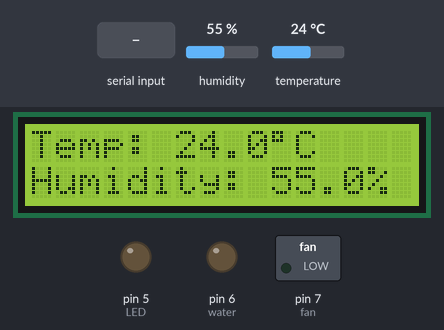
Bench run of a sketch on a simulated Arduino Uno, built with avr-gcc and run on an emulated ATmega328P. Shown: 16×2 character LCD, switched loads named in the sketch (green lamp = pin HIGH), output pins drawn as LEDs (lit = HIGH). The inputs (shaded band) are chosen by the test bench; at power-on: temperature 24 °C, humidity 55 %. What the sketch prints to the serial monitor is not drawn.

Above: at 1.2 s.
1.3 s: temperature set to 4 °C
At 3.1 s:
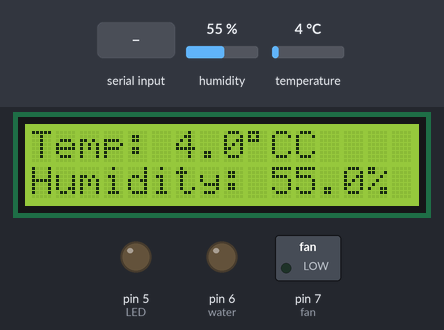
3.7 s: "a" received over the second serial link
At 4.9 s:
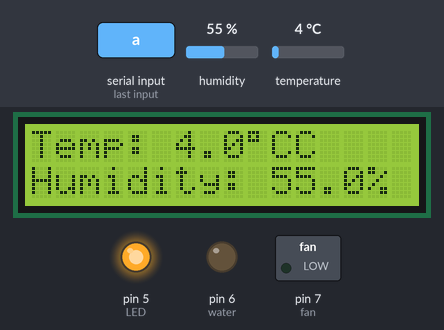
5.2 s: "c" received over the second serial link
At 6.2 s:
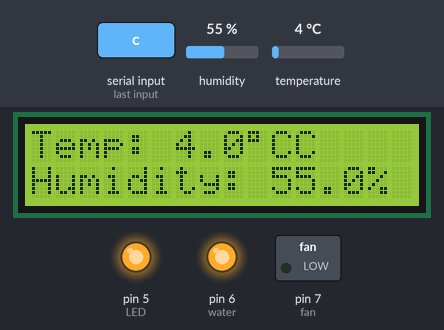
6.9 s: "b" received over the second serial link
At 7.5 s:
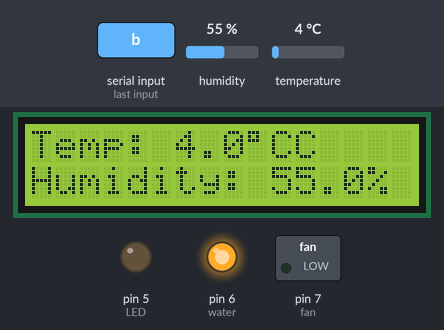
8.5 s: "e" received over the second serial link
At 9.1 s:
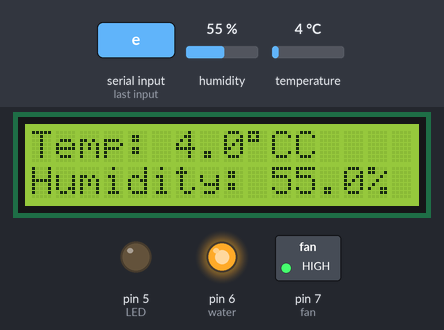
10.0 s: "d" received over the second serial link
At 11.6 s:
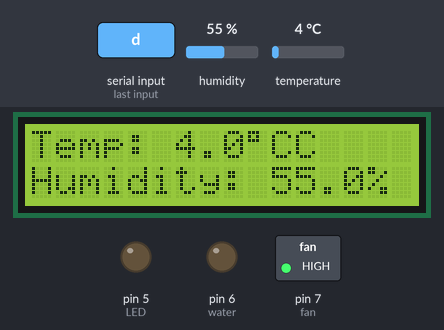
Timing chart, 0 to 12.6 s (numbered marks = the images above; inputs shaded):
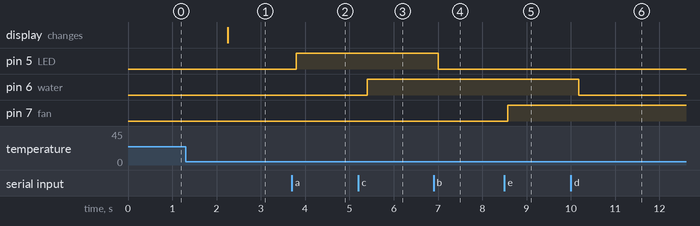

Measured:
- after the input at 1.3 s, the display: changes after 0.95 s (image 1)
- after the input at 3.7 s, pin 5 (LED): LOW → HIGH after 0.10 s
- after the input at 5.2 s, pin 6 (water): LOW → HIGH after 0.20 s
- after the input at 6.9 s, pin 5 (LED): HIGH → LOW after 0.10 s
- after the input at 8.5 s, pin 7 (fan): LOW → HIGH after 0.08 s
- after the input at 10.0 s, pin 6 (water): HIGH → LOW after 0.18 s

The sketch:

sketch_jul22a_Smart_Garden_2.ino
```cpp
#include <Wire.h>
#include <LiquidCrystal_I2C.h>
#include <DHT.h>
#include <SoftwareSerial.h>

// 初始化元件 VCC -> 3.3, 5V都行 ; LCD ->5V
DHT dht(2, DHT11); // DH out -> 2
LiquidCrystal_I2C lcd(0x27, 16, 2); // LCD SCL -> A5("右"上), SDA -> A4(AREF上面) VCC -> "5V"
SoftwareSerial BT(10, 11); // 藍芽TX -> arduino 10, RX -> arduino 11

int LED = 5;
int water = 6;
int fan = 7;
char LEDstatus;

void setup() {
  Serial.begin(9600);
  BT.begin(9600);  // 設定藍牙通訊速率

  pinMode(LED, OUTPUT);
  pinMode(water, OUTPUT);
  pinMode(fan, OUTPUT);

  dht.begin();
  lcd.init();
  lcd.backlight();
  lcd.clear();
}

void loop() {
  // 讀取溫濕度數據
  float h = dht.readHumidity();
  float t = dht.readTemperature();

  // 顯示溫度和濕度
  if (!isnan(h) && !isnan(t)) {
    lcd.setCursor(0, 0);
    lcd.print("Temp: ");
    lcd.print(t, 1);
    lcd.print((char) 0xDF);
    lcd.print("C");

    lcd.setCursor(0, 1);
    lcd.print("Humidity: ");
    lcd.print(h, 1);
    lcd.print("%");
  } else {
    lcd.setCursor(0, 0);
    lcd.print("Sensor Error ");
    lcd.setCursor(0, 1);
    lcd.print("               ");  // 清空第二行
  }

  delay(500); // 更新頻率

  // 檢查藍牙指令
  if (BT.available()) {
    LEDstatus = BT.read();
    Serial.println(LEDstatus);

    // 根據藍牙指令控制設備
    switch (LEDstatus) {
      case 'a':
        digitalWrite(LED, HIGH);
        break;
      case 'b':
        digitalWrite(LED, LOW);
        break;
      case 'c':
        digitalWrite(water, HIGH);
        break;
      case 'd':
        digitalWrite(water, LOW);
        break;
      case 'e':
        digitalWrite(fan, HIGH);
        break;
      case 'f':
        digitalWrite(fan, LOW);
        break;
      case 'g':
        // 發送溫濕度數據給App Inventor
        char hum_buf[10], tem_buf[10];
        if (!isnan(h) && !isnan(t)) {
          dtostrf(h, 3, 2, hum_buf);
          dtostrf(t, 3, 2, tem_buf);
          for(int i = 0; i < 5; i++) {
            BT.write(tem_buf[i]);
          }
          for(int i = 0; i < 5; i++) {
            BT.write(hum_buf[i]);
          }
        }
        break;
    }
  }
}
```
